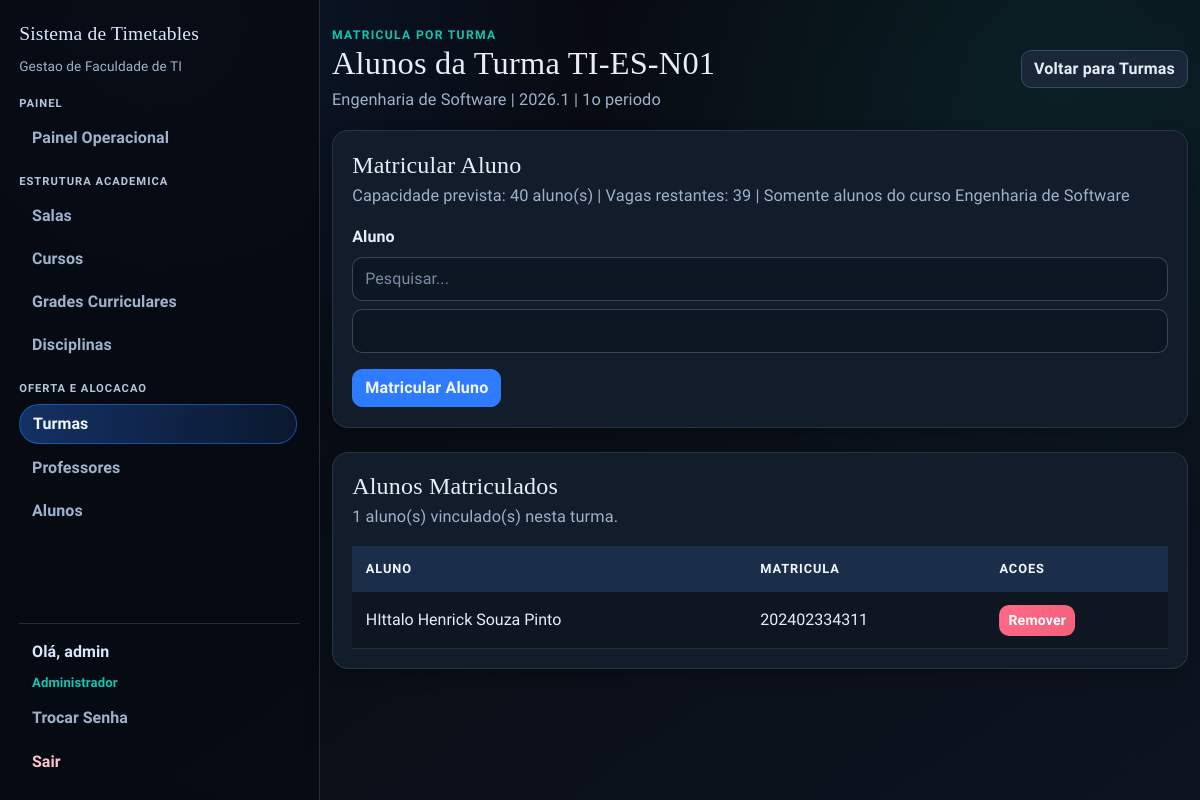
Before: /turma/3/alunos (signed in) with the older database file.
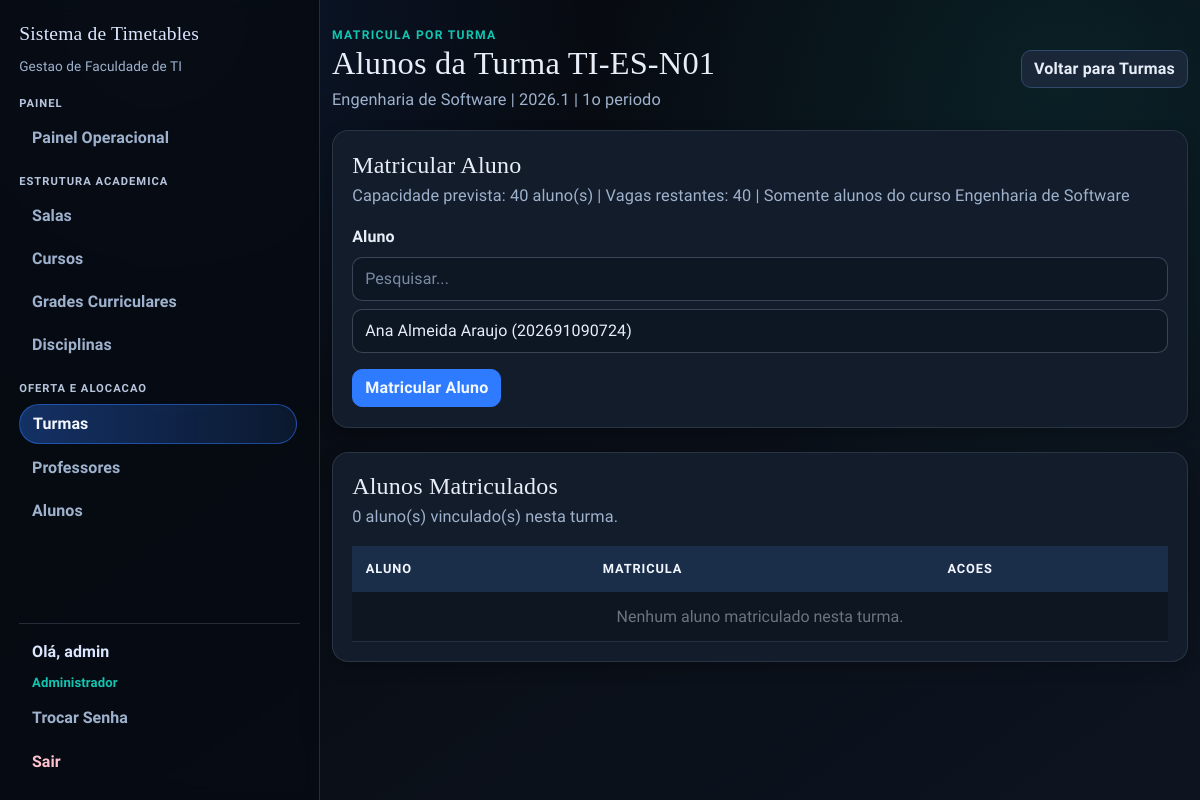
After: the same page with the newer database file.
### app/models.py (models this page shows)
class Matricula(db.Model):
    id = db.Column(db.Integer, primary_key=True)
    aluno_id = db.Column(db.Integer, db.ForeignKey('aluno.id'), nullable=False)
    turma_id = db.Column(db.Integer, db.ForeignKey('turma.id'), nullable=False)
    created_at = db.Column(db.DateTime(timezone=True), nullable=False, default=utc_now)
    aluno = db.relationship(
        'Aluno',
        backref=db.backref('matriculas', cascade='all, delete-orphan'),
    )
    turma = db.relationship(
        'Turma',
        backref=db.backref('matriculas', cascade='all, delete-orphan'),
    )
    __table_args__ = (
        db.UniqueConstraint('aluno_id', 'turma_id', name='unique_aluno_turma'),
    )

class Aluno(db.Model):
    id = db.Column(db.Integer, primary_key=True)
    nome = db.Column(db.String(120), nullable=False)
    matricula = db.Column(db.String(30), unique=True, nullable=False)
    curso_id = db.Column(db.Integer, db.ForeignKey("curso.id"), nullable=False)
    ativo = db.Column(db.Boolean, nullable=False, default=True)
    created_at = db.Column(db.DateTime(timezone=True), nullable=False, default=utc_now)
    curso = db.relationship("Curso", backref=db.backref("alunos", lazy="select"))

### app/routes/admin.py (the view, shortened to what this page needs)
@bp.route("/turma/<int:id>/alunos", methods=["GET", "POST"])
@login_required
@admin_required
def turma_alunos(id):
    turma = (
        Turma.query.options(joinedload(Turma.curso))
        .filter(Turma.id == id)
        .first_or_404()
    )
    form = TurmaMatriculaForm()
    matriculas = (
        Matricula.query.options(joinedload(Matricula.aluno))
        .join(Matricula.aluno)
        .filter(Matricula.turma_id == turma.id)
        .order_by(Aluno.nome.asc())
        .all()
    )
    matriculados_ids = {item.aluno_id for item in matriculas}
    alunos_bloqueados_semestre = {
        aluno_id
        for (aluno_id,) in db.session.query(Matricula.aluno_id)
        .join(Turma, Turma.id == Matricula.turma_id)
        .filter(
            Turma.semestre_letivo == turma.semestre_letivo,
            Matricula.turma_id != turma.id,
        )
        .all()
    }
    alunos_disponiveis = (
        Aluno.query.filter(
            Aluno.ativo.is_(True),
            Aluno.curso_id == turma.curso_id,
        )
        .order_by(Aluno.nome.asc())
        .all()
    )
    form.aluno_id.choices = [
        (aluno.id, f"{aluno.nome} ({aluno.matricula})")
        for aluno in alunos_disponiveis
        if aluno.id not in matriculados_ids and aluno.id not in alunos_bloqueados_semestre
    ]
    delete_form = DeleteForm()
    return render_template(
        "turma_alunos.html",
        turma=turma,
        form=form,
        delete_form=delete_form,
        matriculas=matriculas,
        vagas_restantes=(
            max((turma.quantidade_alunos or 0) - len(matriculas), 0)
            if turma.quantidade_alunos is not None
            else None
        ),
    )

### app/forms.py
class TurmaMatriculaForm(FlaskForm):
    aluno_id = SelectField(
        "Aluno",
        coerce=int,
        validators=[DataRequired()],
        render_kw={"data-searchable": "true"},
    )
    submit = SubmitField("Matricular Aluno")

class DeleteForm(FlaskForm):
    submit = SubmitField("Deletar")

### app/models.py (called while the page is built)
@login_manager.user_loader
def load_user(user_id):
    return db.session.get(User, int(user_id))

    def is_admin(self):
        return self.role == 'admin'

### app/routes/helpers.py (called while the page is built)
def admin_required_redirect():
    if getattr(current_user, "is_authenticated", False) and current_user.is_admin():
        return None
    flash("Acesso restrito ao administrador.", "danger")
    return redirect(url_for("main.index"))

def admin_required(view_func):
    @wraps(view_func)
    def wrapper(*args, **kwargs):
        guard = admin_required_redirect()
        if guard:
            return guard
        return view_func(*args, **kwargs)
    return wrapper

### templates/turma_alunos.html (shortened to what this page needs)
{% extends "base.html" %}
{% from "_form_helpers.html" import render_field %}
{% block content %}
<section class="stagger-in">
  <div class="page-head">
    <div>
      <p class="eyebrow">Matricula por Turma</p>
      <h1>Alunos da Turma {{ turma.codigo }}</h1>
      <p class="page-lead">
        {{ turma.curso.nome if turma.curso else 'Curso removido' }} |
        {{ turma.semestre_letivo }} |
        {{ turma.periodo }}o periodo
      </p>
    </div>
    <a href="{{ url_for('main.turmas') }}" class="btn btn-outline-secondary">Voltar para Turmas</a>
  </div>
  <div class="surface form-shell mb-4">
    <div class="page-head mb-3">
      <div>
        <h2 class="h4 mb-1">Matricular Aluno</h2>
        {% if turma.quantidade_alunos %}
        <p class="page-lead">Capacidade prevista: {{ turma.quantidade_alunos }} aluno(s){% if vagas_restantes is not none %} | Vagas restantes: {{ vagas_restantes }}{% endif %} | Somente alunos do curso {{ turma.curso.nome if turma.curso else '-' }}</p>
        {% else %}
        <p class="page-lead">Sem limite de capacidade definido para esta turma. Somente alunos do curso {{ turma.curso.nome if turma.curso else '-' }}.</p>
        {% endif %}
      </div>
    </div>
    <form method="POST" novalidate>
      {{ render_field(form.aluno_id) }}
      {{ form.submit(class="btn btn-primary") }}
    </form>
  </div>
  <div class="surface table-shell">
    <div class="page-head mb-3">
      <div>
        <h2 class="h4 mb-1">Alunos Matriculados</h2>
        <p class="page-lead mb-0">{{ matriculas|length }} aluno(s) vinculado(s) nesta turma.</p>
      </div>
    </div>
    <div class="table-responsive">
      <table class="table">
        <thead>
          <tr>
            <th>Aluno</th>
            <th>Matricula</th>
            <th>Acoes</th>
          </tr>
        </thead>
        <tbody>
          {% for item in matriculas %}
          <tr>
            <td>{{ item.aluno.nome if item.aluno else 'Aluno removido' }}</td>
            <td>{{ item.aluno.matricula if item.aluno else '-' }}</td>
            <td class="actions-cell">
              <form
                method="POST"
                action="{{ url_for('main.delete_turma_matricula', turma_id=turma.id, matricula_id=item.id) }}"
                class="d-inline"
                onsubmit="return confirm('Tem certeza que deseja remover este aluno da turma?');"
              >
                <button type="submit" class="btn btn-sm btn-danger">Remover</button>
              </form>
            </td>
          </tr>
          {% else %}
          <tr>
            <td colspan="3" class="text-center text-muted">Nenhum aluno matriculado nesta turma.</td>
          </tr>
          {% endfor %}
        </tbody>
      </table>
    </div>
  </div>
</section>
{% endblock %}

Changed rows visible on the page:
no longer on this page (row edited): Matricula: aluno "HIttalo Henrick Souza Pinto", aluno "202402334311"
Other visible differences:
{{ vagas_restantes }}: "39" → "40"
form field aluno_id: (not shown) → "Ana Almeida Araujo (202691090724)"
{{ matriculas|length }}: "1" → "0"
text now shown: "Nenhum aluno matriculado nesta turma."
